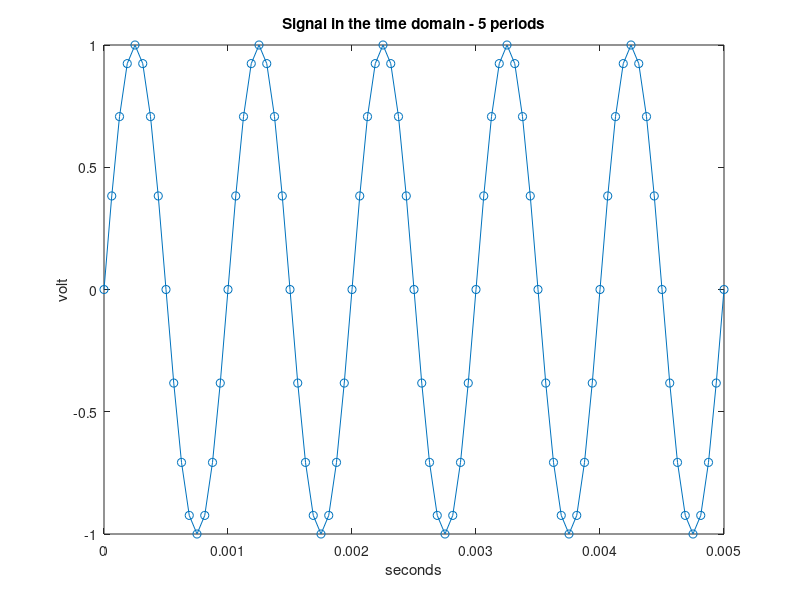

This figure's MATLAB source:
A = 1;
f = 1000;
Fe = 16000;
Te = 1/Fe;


x = 0: Te : 5/f;

b = 8;

y =  sin(2*pi*f*x);
xq = round(y*(2^(b-1))) / 2^(b-1);

figure
plot(x, y, '-o')
xlabel('seconds')
ylabel('volt')
title('Signal in the time domain - 5 periods')
